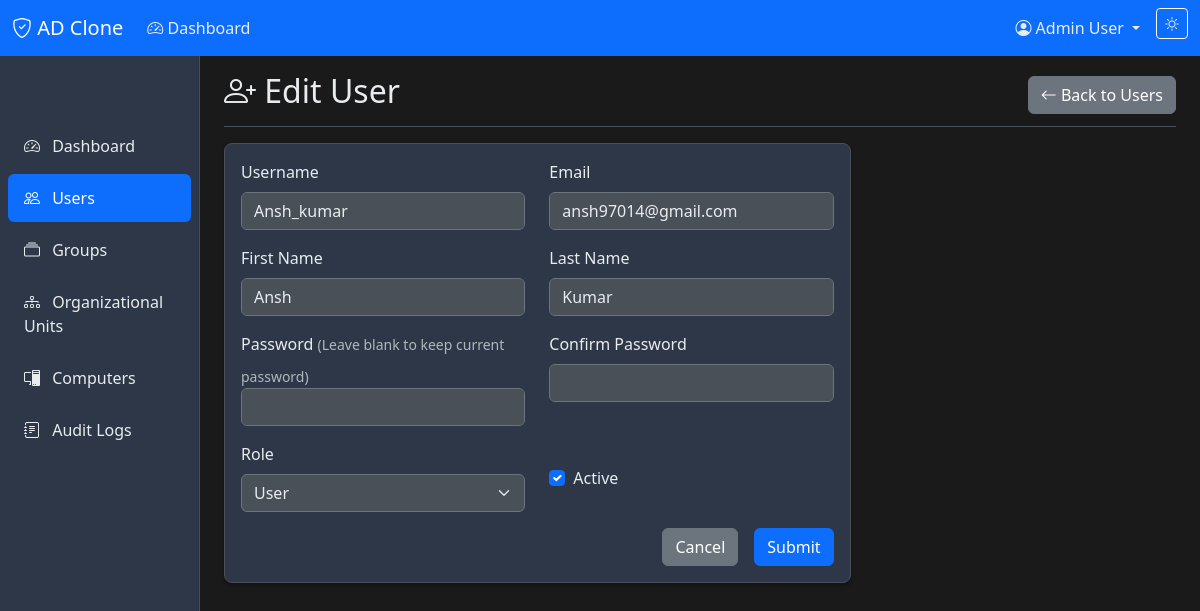
Page /users/edit/2 (signed in) on the committed database.
### models.py (models this page shows, shortened)
class User(UserMixin, db.Model):
    id = db.Column(db.Integer, primary_key=True)
    username = db.Column(db.String(80), unique=True, nullable=False, index=True)
    email = db.Column(db.String(120), unique=True, nullable=False, index=True)
    password_hash = db.Column(db.String(255), nullable=False)
    first_name = db.Column(db.String(50), nullable=False)
    last_name = db.Column(db.String(50), nullable=False)
    role = db.Column(db.String(20), nullable=False, default='User')  # Admin or User
    is_active = db.Column(db.Boolean, default=True, nullable=False)
    failed_attempts = db.Column(db.Integer, default=0, nullable=False)
    locked_until = db.Column(db.DateTime, nullable=True)
    created_at = db.Column(db.DateTime, default=lambda: datetime.now(timezone.utc), nullable=False)
    last_login = db.Column(db.DateTime, nullable=True)
    groups = db.relationship('Group', secondary=user_groups, lazy='subquery',
                           backref=db.backref('members', lazy=True))
    audit_logs = db.relationship('AuditLog', backref='user', lazy=True)

### app.py (the view, shortened to what this page needs)
@app.route('/users/edit/<int:id>', methods=['GET', 'POST'])
@admin_required
def edit_user(id):
    user = User.query.get_or_404(id)
    form = UserForm(original_user=user, obj=user)
    return render_template('user_form.html', title='Edit User', form=form, action='Edit', user=user)

### forms.py (shortened to what this page needs)
class UserForm(FlaskForm):
    username = StringField('Username', validators=[DataRequired(), Length(min=3, max=20)])
    email = StringField('Email', validators=[DataRequired(), Email()])
    first_name = StringField('First Name', validators=[DataRequired(), Length(max=50)])
    last_name = StringField('Last Name', validators=[DataRequired(), Length(max=50)])
    password = PasswordField('Password', validators=[
        Length(min=8, message='Password must be at least 8 characters long.'),
        Regexp(r'(?=.*[A-Z])', message='Password must contain at least one uppercase letter.'),
        Regexp(r'(?=.*\d)', message='Password must contain at least one number.')
    ])
    role = SelectField('Role', choices=[('User', 'User'), ('Admin', 'Admin')], validators=[DataRequired()])
    is_active = BooleanField('Active Account', default=True)
    submit = SubmitField('Save User')

### app.py (called while the page is built)
def create_app(config_name=None):
    app = Flask(__name__)
    config_name = config_name or os.environ.get('FLASK_CONFIG', 'default')
    app.config.from_object(config[config_name])
    db.init_app(app)
    login_manager = LoginManager()
    login_manager.init_app(app)
    login_manager.login_view = 'login'
    login_manager.login_message = 'Please log in to access this page.'
    login_manager.login_message_category = 'warning'
    @login_manager.user_loader
    def load_user(user_id):
        return User.query.get(int(user_id))
    return app

### auth.py (called while the page is built)
def admin_required(f):
    @wraps(f)
    def decorated_function(*args, **kwargs):
        if not current_user.is_authenticated:
            flash('Please log in to access this page.', 'warning')
            return redirect(url_for('login', next=request.url))
        if current_user.role != 'Admin':
            flash('Admin access required.', 'error')
            return redirect(url_for('dashboard'))
        return f(*args, **kwargs)
    return decorated_function

### templates/user_form.html (shortened to what this page needs)
{% extends "base.html" %}
{% block content %}
<div class="d-flex justify-content-between flex-wrap flex-md-nowrap align-items-center pt-3 pb-2 mb-3 border-bottom">
    <h1 class="h2"><i class="bi bi-person-plus"></i> {{ action }} User</h1>
    <a href="{{ url_for('users') }}" class="btn btn-secondary">
        <i class="bi bi-arrow-left"></i> Back to Users
    </a>
</div>
<div class="row">
    <div class="col-md-8">
        <div class="card">
            <div class="card-body">
                <form method="POST">
                    <div class="row">
                        <div class="col-md-6 mb-3">
                            {{ form.username.label(class="form-label") }}
                            {{ form.username(class="form-control") }}
                        </div>
                        <div class="col-md-6 mb-3">
                            {{ form.email.label(class="form-label") }}
                            {{ form.email(class="form-control") }}
                        </div>
                    </div>
                    <div class="row">
                        <div class="col-md-6 mb-3">
                            {{ form.first_name.label(class="form-label") }}
                            {{ form.first_name(class="form-control") }}
                        </div>
                        <div class="col-md-6 mb-3">
                            {{ form.last_name.label(class="form-label") }}
                            {{ form.last_name(class="form-control") }}
                        </div>
                    </div>
                    <div class="row">
                        <div class="col-md-6 mb-3">
                            {{ form.password.label(class="form-label") }}
                            {% if action == 'Edit' %}
                                <small class="text-muted">(Leave blank to keep current password)</small>
                            {% endif %}
                            {{ form.password(class="form-control") }}
                        </div>
                        <div class="col-md-6 mb-3">
                            {{ form.confirm_password.label(class="form-label") }}
                            {{ form.confirm_password(class="form-control") }}
                        </div>
                    </div>
                    <div class="row">
                        <div class="col-md-6 mb-3">
                            {{ form.role.label(class="form-label") }}
                            {{ form.role(class="form-select") }}
                        </div>
                        <div class="col-md-6 mb-3">
                            <div class="form-check mt-4">
                                {{ form.is_active(class="form-check-input") }}
                                {{ form.is_active.label(class="form-check-label") }}
                            </div>
                        </div>
                    </div>
                    <div class="d-grid gap-2 d-md-flex justify-content-md-end">
                        <a href="{{ url_for('users') }}" class="btn btn-secondary me-md-2">Cancel</a>
                        {{ form.submit(class="btn btn-primary") }}
                    </div>
                </form>
            </div>
        </div>
    </div>
</div>
{% endblock %}

### templates/base.html (shortened to what this page needs)
<!DOCTYPE html>
<html lang="en" data-bs-theme="dark">
<head>
    <link href="https://cdn.jsdelivr.net/npm/bootstrap@5.3.2/dist/css/bootstrap.min.css" rel="stylesheet">
    <link href="https://cdn.jsdelivr.net/npm/bootstrap-icons@1.11.1/font/bootstrap-icons.css" rel="stylesheet">
    <link href="{{ url_for('static', filename='css/custom.css') }}" rel="stylesheet">
</head>
<body>
    {% if current_user.is_authenticated %}
    <nav class="navbar navbar-expand-lg navbar-dark bg-primary">
        <div class="container-fluid">
            <a class="navbar-brand" href="{{ url_for('dashboard') }}">
                <i class="bi bi-shield-check"></i> AD Clone
            </a>
            <div class="collapse navbar-collapse" id="navbarNav">
                <ul class="navbar-nav me-auto">
                    <li class="nav-item">
                        <a class="nav-link" href="{{ url_for('dashboard') }}">
                            <i class="bi bi-speedometer2"></i> Dashboard
                        </a>
                    </li>
                </ul>
                <ul class="navbar-nav">
                    <li class="nav-item dropdown">
                        <a class="nav-link dropdown-toggle" href="#" role="button" data-bs-toggle="dropdown">
                            <i class="bi bi-person-circle"></i> {{ current_user.first_name }} {{ current_user.last_name }}
                        </a>
                    </li>
                    <li class="nav-item">
                        <button class="btn btn-outline-light btn-sm ms-2" onclick="toggleTheme()" id="themeToggle">
                        </button>
                    </li>
                </ul>
            </div>
        </div>
    </nav>
    {% endif %}
    <div class="container-fluid">
        <div class="row">
            {% if current_user.is_authenticated %}
            <nav class="col-md-2 d-md-block bg-body-secondary sidebar collapse">
                <div class="position-sticky pt-3">
                    <ul class="nav flex-column">
                        <li class="nav-item">
                            <a class="nav-link {% if request.endpoint == 'dashboard' %}active{% endif %}"
                               href="{{ url_for('dashboard') }}">
                                <i class="bi bi-speedometer2"></i> Dashboard
                            </a>
                        </li>
                        <li class="nav-item">
                            <a class="nav-link {% if request.endpoint in ['users', 'add_user', 'edit_user'] %}active{% endif %}"
                               href="{{ url_for('users') }}">
                                <i class="bi bi-people"></i> Users
                            </a>
                        </li>
                        <li class="nav-item">
                            <a class="nav-link {% if request.endpoint in ['groups', 'add_group', 'edit_group'] %}active{% endif %}"
                               href="{{ url_for('groups') }}">
                                <i class="bi bi-collection"></i> Groups
                            </a>
                        </li>
                        <li class="nav-item">
                            <a class="nav-link {% if request.endpoint in ['organizational_units', 'add_ou'] %}active{% endif %}"
                               href="{{ url_for('organizational_units') }}">
                                <i class="bi bi-diagram-3"></i> Organizational Units
                            </a>
                        </li>
                        <li class="nav-item">
                            <a class="nav-link {% if request.endpoint in ['computers', 'add_computer', 'edit_computer'] %}active{% endif %}"
                               href="{{ url_for('computers') }}">
                                <i class="bi bi-pc-display"></i> Computers
                            </a>
                        </li>
                        <li class="nav-item">
                            <a class="nav-link {% if request.endpoint == 'audit_logs' %}active{% endif %}"
                               href="{{ url_for('audit_logs') }}">
                                <i class="bi bi-journal-text"></i> Audit Logs
                            </a>
                        </li>
                    </ul>
                </div>
            </nav>
            {% endif %}
            <main class="{% if current_user.is_authenticated %}col-md-9 ms-sm-auto col-lg-10 px-md-4{% else %}col-12{% endif %}">
                {% block content %}{% endblock %}
            </main>
        </div>
    </div>
</body>
</html>

### static/css/custom.css (style rules this page uses)
[data-bs-theme="dark"] { --bs-body-bg: #1a1a1a; --bs-body-color: #e9ecef; --bs-border-color: #495057; }
[data-bs-theme="dark"] .sidebar { background-color: #2d3748 !important; border-right: 1px solid #495057; }
[data-bs-theme="dark"] .nav-link { color: #e9ecef; }
[data-bs-theme="dark"] .nav-link.active { color: #ffffff; background-color: #0d6efd; }
[data-bs-theme="dark"] .card { background-color: #2d3748; border-color: #495057; }
[data-bs-theme="dark"] .form-control, [data-bs-theme="dark"] .form-select { background-color: #495057; border-color: #6c757d; color: #e9ecef; }
.sidebar { position: fixed; top: 56px; bottom: 0; left: 0; z-index: 100; padding: 48px 0 0; box-shadow: inset -1px 0 0 rgba(0, 0, 0, 0.1); }
.sidebar .nav-link { font-weight: 500; color: inherit; padding: 0.75rem 1rem; border-radius: 0.375rem; margin: 0.125rem 0.5rem; }
.sidebar .nav-link .bi { margin-right: 0.5rem; }
main { margin-top: 48px; }
#themeToggle { transition: all 0.3s ease; }
.card { border-radius: 0.5rem; box-shadow: 0 0.125rem 0.25rem rgba(0, 0, 0, 0.075); }
[data-bs-theme="dark"] .card { box-shadow: 0 0.125rem 0.25rem rgba(0, 0, 0, 0.3); }
.form-control, .form-select { border-radius: 0.375rem; }

### rows in the picture
User: first_name "Admin", last_name "User"
User: username "Ansh_kumar", email "ansh97014@gmail.com", first_name "Ansh", last_name "Kumar", role "User", is_active "☑"

### other values in the picture
{{ action }} "Edit"
